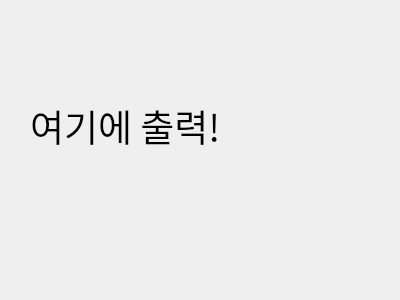
<?xml version="1.0" encoding="UTF-8"?>
<ui version="4.0">
 <class>Dialog</class>
 <widget class="QDialog" name="Dialog">
  <property name="geometry">
   <rect>
    <x>0</x>
    <y>0</y>
    <width>400</width>
    <height>300</height>
   </rect>
  </property>
  <property name="windowTitle">
   <string>Dialog</string>
  </property>
  <widget class="QLabel" name="label">
   <property name="geometry">
    <rect>
     <x>30</x>
     <y>50</y>
     <width>331</width>
     <height>151</height>
    </rect>
   </property>
   <property name="font">
    <font>
     <family>HY견명조</family>
     <pointsize>28</pointsize>
    </font>
   </property>
   <property name="text">
    <string>여기에 출력!</string>
   </property>
  </widget>
 </widget>
 <resources/>
 <connections/>
</ui>
